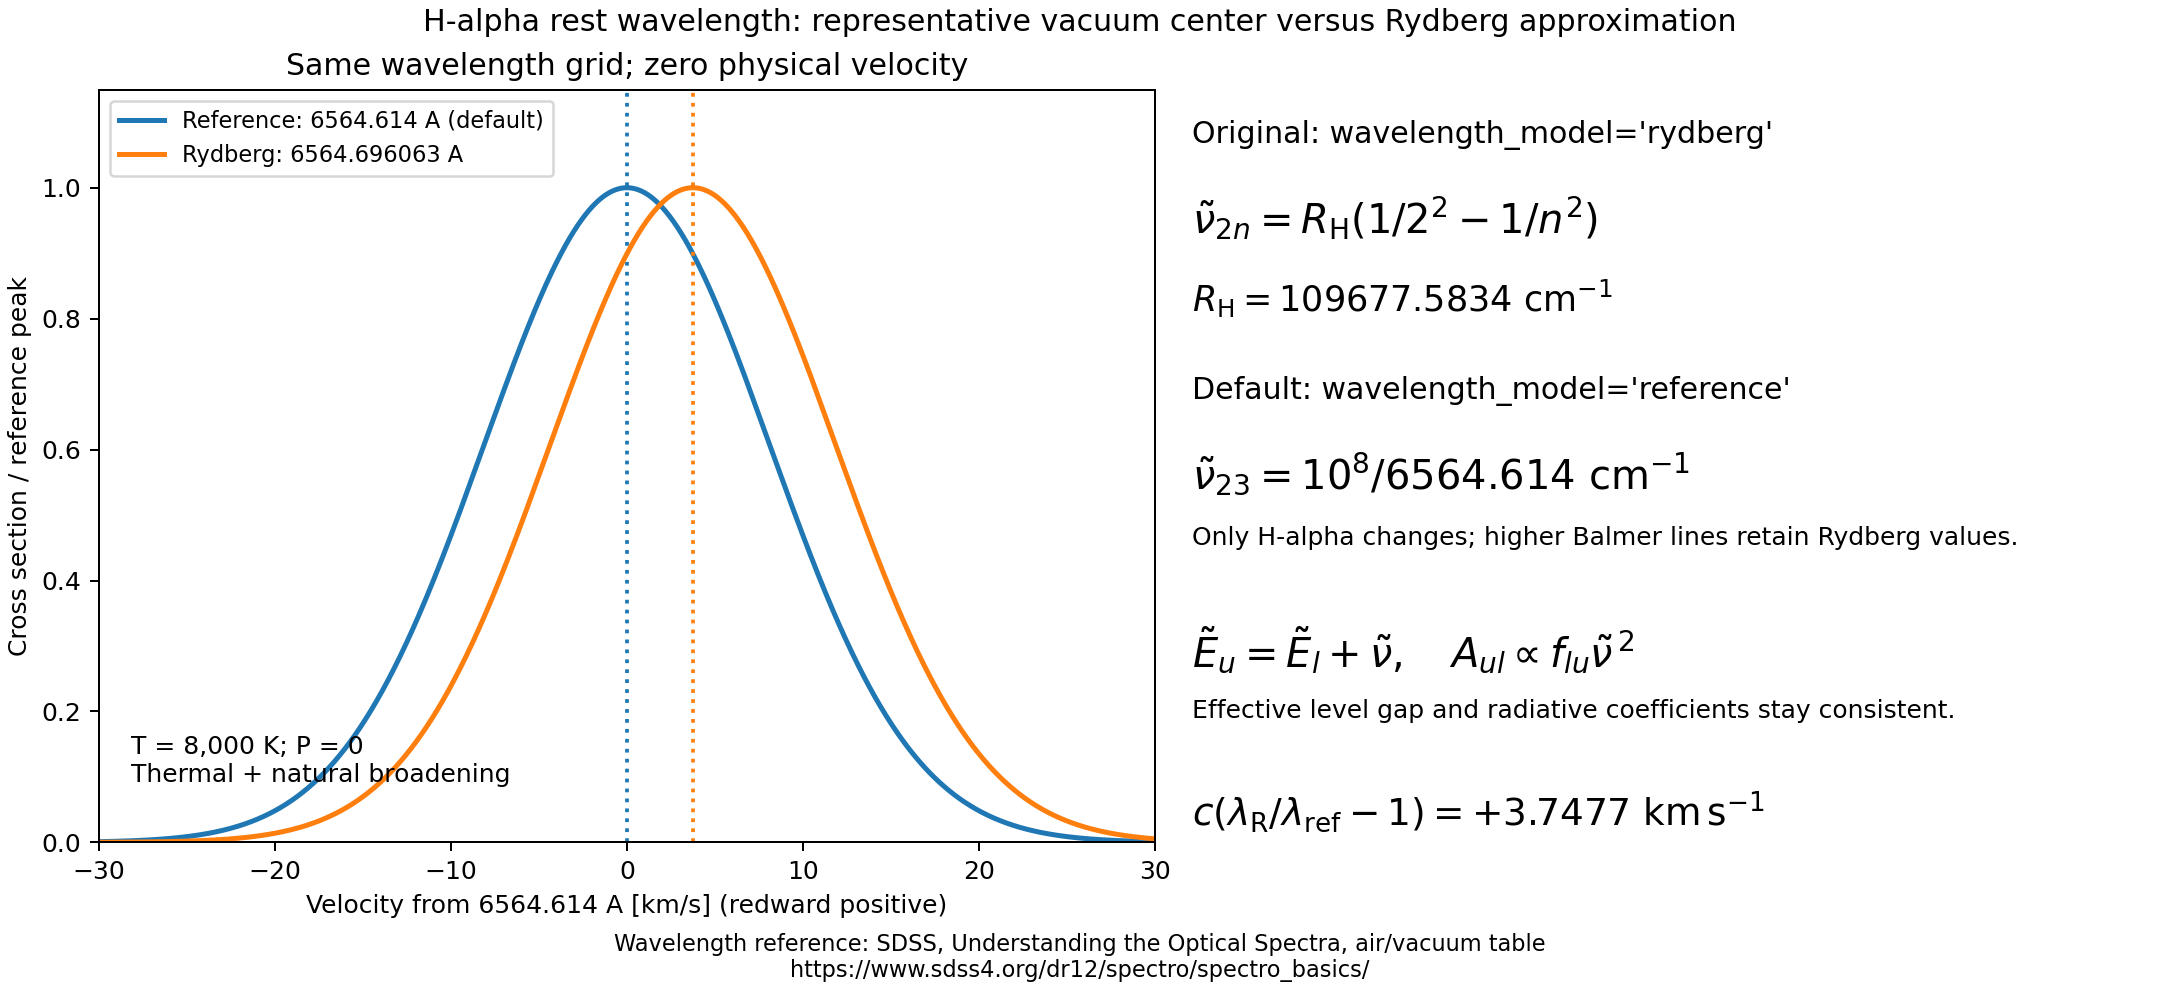

Here is the Python script that generated this plot:
"""Plot the H-alpha wavelength correction on a common physical grid.

Run from the repository with PYTHONPATH=src JAX_PLATFORMS=cpu.
Reference: https://www.sdss4.org/dr12/spectro/spectro_basics/
The reference is a representative unresolved vacuum wavelength, not an
individual fine-structure component. Higher Balmer lines retain Rydberg values.
"""

from __future__ import annotations

from pathlib import Path

import jax
import matplotlib
import numpy as np

matplotlib.use("Agg")
import matplotlib.pyplot as plt

from exojax.database import AdbHydrogen
from exojax.opacity import OpaDirect
from exojax.utils.constants import c


def main():
    """Compare zero-velocity LTE cross sections at 8,000 K and zero pressure."""
    jax.config.update("jax_enable_x64", True)
    wavelength_ref = 6564.614
    velocity = np.linspace(30.0, -30.0, 3001)
    wavelength = wavelength_ref * (1 + velocity / c)
    wavenumber = 1e8 / wavelength
    spectra, centers = {}, {}
    for mode in ("reference", "rydberg"):
        adb = AdbHydrogen(n_upper_max=3, wavelength_model=mode)
        spectra[mode] = np.asarray(OpaDirect(adb, wavenumber).xsvector(8000.0, 0.0))
        centers[mode] = 1e8 / float(adb.nu_lines[0])
    peak = spectra["reference"].max()
    offset = c * (centers["rydberg"] / wavelength_ref - 1)

    fig, (ax, text_ax) = plt.subplots(
        1, 2, figsize=(12, 5.5), constrained_layout=True,
        gridspec_kw={"width_ratios": [1.1, 1]},
    )
    for mode, color, label in (
        ("reference", "C0", "Reference: 6564.614 A (default)"),
        ("rydberg", "C1", f"Rydberg: {centers['rydberg']:.6f} A"),
    ):
        ax.plot(velocity, spectra[mode] / peak, color=color, lw=2, label=label)
        ax.axvline(c * (centers[mode] / wavelength_ref - 1), color=color, ls=":")
    ax.set(xlim=(-30, 30), ylim=(0, 1.15), ylabel="Cross section / reference peak",
           xlabel="Velocity from 6564.614 A [km/s] (redward positive)",
           title="Same wavelength grid; zero physical velocity")
    ax.legend(fontsize=9, loc="upper left")
    ax.text(0.03, 0.08, "T = 8,000 K; P = 0\nThermal + natural broadening",
            transform=ax.transAxes, fontsize=10)
    text_ax.axis("off")
    equations = [
        (0.96, "Original: wavelength_model='rydberg'", 12),
        (0.86, r"$\tilde{\nu}_{2n}=R_{\rm H}(1/2^2-1/n^2)$", 16),
        (0.75, r"$R_{\rm H}=109677.5834\ {\rm cm}^{-1}$", 14),
        (0.62, "Default: wavelength_model='reference'", 12),
        (0.52, r"$\tilde{\nu}_{23}=10^8/6564.614\ {\rm cm}^{-1}$", 16),
        (0.42, "Only H-alpha changes; higher Balmer lines retain Rydberg values.", 10),
        (0.29, r"$\tilde{E}_u=\tilde{E}_l+\tilde{\nu},\quad A_{ul}\propto f_{lu}\tilde{\nu}^{\,2}$", 16),
        (0.19, "Effective level gap and radiative coefficients stay consistent.", 10),
        (0.07, rf"$c(\lambda_{{\rm R}}/\lambda_{{\rm ref}}-1)=+{offset:.4f}\ {{\rm km\,s}}^{{-1}}$", 15),
    ]
    for y, label, size in equations:
        text_ax.text(0, y, label, fontsize=size, va="top", transform=text_ax.transAxes)
    fig.suptitle("H-alpha rest wavelength: representative vacuum center versus Rydberg approximation")
    fig.supxlabel("Wavelength reference: SDSS, Understanding the Optical Spectra, air/vacuum table\n"
                  "https://www.sdss4.org/dr12/spectro/spectro_basics/", fontsize=9)
    destination = Path(__file__).with_suffix(".png")
    fig.savefig(destination, dpi=180)
    plt.close(fig)
    print(f"Wrote {destination}; Rydberg center is {offset:.6f} km/s redward of reference.")


if __name__ == "__main__":
    main()
